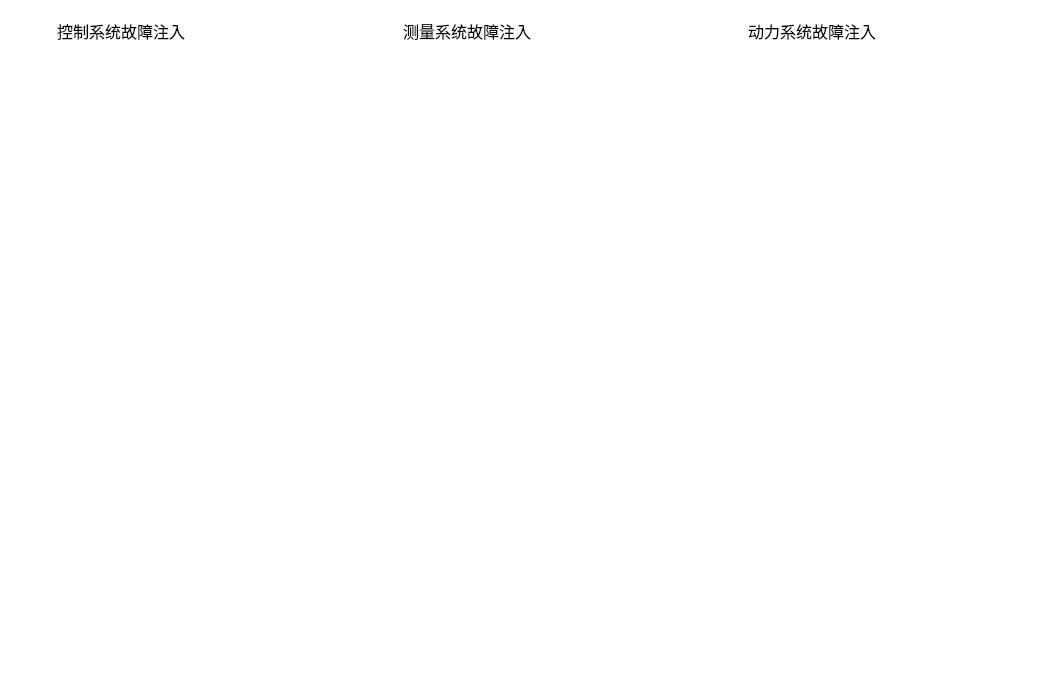
<?xml version="1.0" encoding="UTF-8"?>
<ui version="4.0">
 <class>CenterOperate</class>
 <widget class="QWidget" name="CenterOperate">
  <property name="geometry">
   <rect>
    <x>0</x>
    <y>0</y>
    <width>1037</width>
    <height>678</height>
   </rect>
  </property>
  <property name="windowTitle">
   <string>Form</string>
  </property>
  <property name="styleSheet">
   <string notr="true">background-color: rgb(255, 255, 255);</string>
  </property>
  <layout class="QHBoxLayout" name="horizontalLayout">
   <property name="spacing">
    <number>30</number>
   </property>
   <property name="leftMargin">
    <number>15</number>
   </property>
   <property name="topMargin">
    <number>15</number>
   </property>
   <property name="rightMargin">
    <number>15</number>
   </property>
   <property name="bottomMargin">
    <number>15</number>
   </property>
   <item>
    <widget class="QWidget" name="widget" native="true">
     <property name="styleSheet">
      <string notr="true">background-color: rgb(255, 255, 255);</string>
     </property>
     <layout class="QVBoxLayout" name="verticalLayout_2">
      <property name="spacing">
       <number>0</number>
      </property>
      <property name="leftMargin">
       <number>0</number>
      </property>
      <property name="topMargin">
       <number>0</number>
      </property>
      <property name="rightMargin">
       <number>0</number>
      </property>
      <property name="bottomMargin">
       <number>0</number>
      </property>
      <item>
       <widget class="QWidget" name="widget_2" native="true">
        <property name="minimumSize">
         <size>
          <width>0</width>
          <height>32</height>
         </size>
        </property>
        <property name="maximumSize">
         <size>
          <width>16777215</width>
          <height>32</height>
         </size>
        </property>
        <property name="styleSheet">
         <string notr="true">border-image: url(:/FaultInjection/images/white.png);
background-color:rgba(255, 255, 255, 100%);
</string>
        </property>
        <layout class="QHBoxLayout" name="horizontalLayout_2">
         <property name="leftMargin">
          <number>6</number>
         </property>
         <property name="topMargin">
          <number>0</number>
         </property>
         <property name="rightMargin">
          <number>6</number>
         </property>
         <property name="bottomMargin">
          <number>0</number>
         </property>
         <item>
          <widget class="QLabel" name="label_2">
           <property name="minimumSize">
            <size>
             <width>30</width>
             <height>30</height>
            </size>
           </property>
           <property name="maximumSize">
            <size>
             <width>30</width>
             <height>30</height>
            </size>
           </property>
           <property name="styleSheet">
            <string notr="true">image: url(:/FaultInjection/images/icon5.png);</string>
           </property>
           <property name="text">
            <string/>
           </property>
          </widget>
         </item>
         <item>
          <widget class="QLabel" name="label">
           <property name="minimumSize">
            <size>
             <width>180</width>
             <height>0</height>
            </size>
           </property>
           <property name="font">
            <font>
             <family>微软雅黑</family>
             <pointsize>12</pointsize>
            </font>
           </property>
           <property name="styleSheet">
            <string notr="true">background-color: rgb(255, 255, 255);</string>
           </property>
           <property name="text">
            <string>控制系统故障注入</string>
           </property>
          </widget>
         </item>
         <item>
          <spacer name="horizontalSpacer">
           <property name="orientation">
            <enum>Qt::Horizontal</enum>
           </property>
           <property name="sizeType">
            <enum>QSizePolicy::Expanding</enum>
           </property>
           <property name="sizeHint" stdset="0">
            <size>
             <width>30</width>
             <height>20</height>
            </size>
           </property>
          </spacer>
         </item>
         <item>
          <widget class="QPushButton" name="pb_addControlFault">
           <property name="minimumSize">
            <size>
             <width>31</width>
             <height>31</height>
            </size>
           </property>
           <property name="maximumSize">
            <size>
             <width>31</width>
             <height>31</height>
            </size>
           </property>
           <property name="styleSheet">
            <string notr="true">image: url(:/FaultInjection/images/icon／more_active.png);
border:0px;</string>
           </property>
           <property name="text">
            <string/>
           </property>
          </widget>
         </item>
        </layout>
       </widget>
      </item>
      <item>
       <widget class="QWidget" name="wgt_Control" native="true">
        <property name="styleSheet">
         <string notr="true">background-color:rgba(255, 255, 255, 0%);
border-image: url(:/FaultInjection/images/故障参数集.png);</string>
        </property>
       </widget>
      </item>
     </layout>
    </widget>
   </item>
   <item>
    <widget class="QWidget" name="widget_4" native="true">
     <property name="styleSheet">
      <string notr="true"/>
     </property>
     <layout class="QVBoxLayout" name="verticalLayout_4">
      <property name="spacing">
       <number>0</number>
      </property>
      <property name="leftMargin">
       <number>0</number>
      </property>
      <property name="topMargin">
       <number>0</number>
      </property>
      <property name="rightMargin">
       <number>0</number>
      </property>
      <property name="bottomMargin">
       <number>0</number>
      </property>
      <item>
       <widget class="QWidget" name="widget_7" native="true">
        <property name="minimumSize">
         <size>
          <width>0</width>
          <height>32</height>
         </size>
        </property>
        <property name="maximumSize">
         <size>
          <width>16777215</width>
          <height>32</height>
         </size>
        </property>
        <property name="styleSheet">
         <string notr="true">border-image: url(:/FaultInjection/images/white.png);</string>
        </property>
        <layout class="QHBoxLayout" name="horizontalLayout_3">
         <property name="leftMargin">
          <number>6</number>
         </property>
         <property name="topMargin">
          <number>0</number>
         </property>
         <property name="rightMargin">
          <number>6</number>
         </property>
         <property name="bottomMargin">
          <number>0</number>
         </property>
         <item>
          <widget class="QLabel" name="label_5">
           <property name="minimumSize">
            <size>
             <width>30</width>
             <height>30</height>
            </size>
           </property>
           <property name="maximumSize">
            <size>
             <width>30</width>
             <height>30</height>
            </size>
           </property>
           <property name="styleSheet">
            <string notr="true">image: url(:/FaultInjection/images/icon5.png);</string>
           </property>
           <property name="text">
            <string/>
           </property>
          </widget>
         </item>
         <item>
          <widget class="QLabel" name="label_3">
           <property name="minimumSize">
            <size>
             <width>180</width>
             <height>0</height>
            </size>
           </property>
           <property name="font">
            <font>
             <family>微软雅黑</family>
             <pointsize>12</pointsize>
            </font>
           </property>
           <property name="styleSheet">
            <string notr="true">background-color:rgba(255, 255, 255, 100%);
</string>
           </property>
           <property name="text">
            <string>测量系统故障注入</string>
           </property>
          </widget>
         </item>
         <item>
          <spacer name="horizontalSpacer_3">
           <property name="orientation">
            <enum>Qt::Horizontal</enum>
           </property>
           <property name="sizeHint" stdset="0">
            <size>
             <width>30</width>
             <height>20</height>
            </size>
           </property>
          </spacer>
         </item>
         <item>
          <widget class="QPushButton" name="pb_addMeasurementFault">
           <property name="minimumSize">
            <size>
             <width>31</width>
             <height>31</height>
            </size>
           </property>
           <property name="maximumSize">
            <size>
             <width>31</width>
             <height>31</height>
            </size>
           </property>
           <property name="styleSheet">
            <string notr="true">image: url(:/FaultInjection/images/icon／more_active.png);
border:0px;</string>
           </property>
           <property name="text">
            <string/>
           </property>
          </widget>
         </item>
        </layout>
        <zorder>label_3</zorder>
        <zorder>pb_addMeasurementFault</zorder>
        <zorder>label_5</zorder>
       </widget>
      </item>
      <item>
       <widget class="QWidget" name="wgt_Measurement" native="true">
        <property name="styleSheet">
         <string notr="true">background-color:rgba(255, 255, 255, 0%);
border-image: url(:/FaultInjection/images/故障参数集.png);</string>
        </property>
       </widget>
      </item>
     </layout>
    </widget>
   </item>
   <item>
    <widget class="QWidget" name="widget_9" native="true">
     <property name="styleSheet">
      <string notr="true"/>
     </property>
     <layout class="QVBoxLayout" name="verticalLayout_5">
      <property name="spacing">
       <number>0</number>
      </property>
      <property name="leftMargin">
       <number>0</number>
      </property>
      <property name="topMargin">
       <number>0</number>
      </property>
      <property name="rightMargin">
       <number>0</number>
      </property>
      <property name="bottomMargin">
       <number>0</number>
      </property>
      <item>
       <widget class="QWidget" name="widget_10" native="true">
        <property name="minimumSize">
         <size>
          <width>0</width>
          <height>32</height>
         </size>
        </property>
        <property name="maximumSize">
         <size>
          <width>16777215</width>
          <height>32</height>
         </size>
        </property>
        <property name="styleSheet">
         <string notr="true">border-image: url(:/FaultInjection/images/white.png);</string>
        </property>
        <layout class="QHBoxLayout" name="horizontalLayout_4">
         <property name="leftMargin">
          <number>6</number>
         </property>
         <property name="topMargin">
          <number>0</number>
         </property>
         <property name="rightMargin">
          <number>6</number>
         </property>
         <property name="bottomMargin">
          <number>0</number>
         </property>
         <item>
          <widget class="QLabel" name="label_6">
           <property name="minimumSize">
            <size>
             <width>30</width>
             <height>30</height>
            </size>
           </property>
           <property name="maximumSize">
            <size>
             <width>30</width>
             <height>30</height>
            </size>
           </property>
           <property name="styleSheet">
            <string notr="true">image: url(:/FaultInjection/images/icon5.png);</string>
           </property>
           <property name="text">
            <string/>
           </property>
          </widget>
         </item>
         <item>
          <widget class="QLabel" name="label_4">
           <property name="minimumSize">
            <size>
             <width>180</width>
             <height>0</height>
            </size>
           </property>
           <property name="font">
            <font>
             <family>微软雅黑</family>
             <pointsize>12</pointsize>
            </font>
           </property>
           <property name="text">
            <string>动力系统故障注入</string>
           </property>
          </widget>
         </item>
         <item>
          <spacer name="horizontalSpacer_4">
           <property name="orientation">
            <enum>Qt::Horizontal</enum>
           </property>
           <property name="sizeHint" stdset="0">
            <size>
             <width>30</width>
             <height>20</height>
            </size>
           </property>
          </spacer>
         </item>
         <item>
          <widget class="QPushButton" name="pb_addPowerFault">
           <property name="minimumSize">
            <size>
             <width>31</width>
             <height>31</height>
            </size>
           </property>
           <property name="maximumSize">
            <size>
             <width>31</width>
             <height>31</height>
            </size>
           </property>
           <property name="styleSheet">
            <string notr="true">image: url(:/FaultInjection/images/icon／more_active.png);
border:0px;</string>
           </property>
           <property name="text">
            <string/>
           </property>
          </widget>
         </item>
        </layout>
       </widget>
      </item>
      <item>
       <widget class="QWidget" name="wgt_Power" native="true">
        <property name="styleSheet">
         <string notr="true">background-color:rgba(255, 255, 255, 0%);
border-image: url(:/FaultInjection/images/故障参数集.png);</string>
        </property>
       </widget>
      </item>
     </layout>
    </widget>
   </item>
  </layout>
 </widget>
 <resources>
  <include location="FaultInjection.qrc"/>
 </resources>
 <connections/>
</ui>
